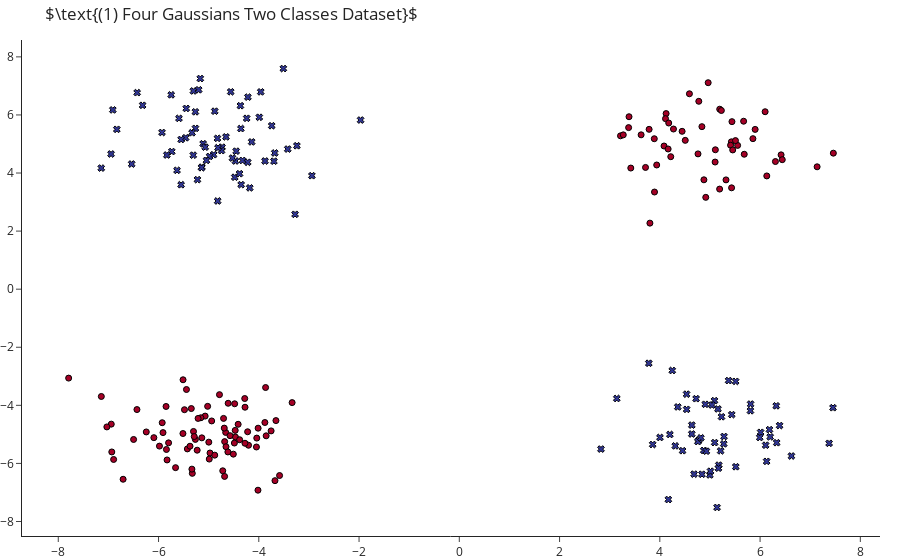

This figure's notebook cell:
### Markdown cell above
## Generate Data Scenario
To load the desired dataset call corresponding function

### Code cell
np.random.seed(1)
m = 250
symbols = np.array(["circle", "x"])

def triangle():
    x = np.random.uniform(low=-5, high=5, size=(m, 2))
    return (x, np.array(x[:,0] < x[:,1], dtype=np.int)), "Linear Separation"
    
def circular(radius=9):
    x = np.random.uniform(low=-5, high=5, size=(m, 2))
    return (x, np.array(x[:,0]**2 + x[:,1]**2 <= radius, dtype=np.int)), "Circle"

def rectangles():
    x = np.random.uniform(low=-5, high=5, size=(m, 2))
    return (x, np.array( ((-5 <= x[:,0]) & (x[:,0] <= 0) & (-4 <= x[:,1]) & (x[:, 1] <= 0)) |
                         ((1 <= x[:,0])  & (x[:,0] <= 5) & (-1 <= x[:,1]) & (x[:, 1] <= 4)), dtype=np.int)), \
    "Two Rectangles"

def gaussians(p=.5):
    mu, cov = np.array([[-2,-2], [2,1]]), np.array([[[.6, .4], [.4, .6]], [[1.4, -0.9], [-0.9, .6 ]]])
    
    x, y = [], []
    for _ in range(m):
        y.append(int(np.random.uniform() <= p))
        x.append(np.random.multivariate_normal(mu[y[-1]], cov[y[-1]]))
    return (np.array(x), np.array(y)), "Two Gaussians"


def gaussians_non_linear():
    mu = [np.array([-5,-5]), np.array([-5,5]), np.array([5,-5]), np.array([5,5])]
    
    x, y = [], []
    for _m in range(m):
        y.append(int(np.random.choice([0,1,2,3])))
        x.append(mu[y[-1]] + np.random.multivariate_normal([0,0], [[1,0],[0,1]]))
    
    y = np.array(y)   
    return (np.array(x), np.logical_or(y == 1, y == 2).astype(int)), "Four Gaussians Two Classes"

def moons():
    return make_moons(n_samples=m, noise=0.2, random_state=0), "Moons"


# To load different datasets replace `triangle()` with one of the other possible datasets
(X, y), title = gaussians_non_linear()
lims = np.array([X.min(axis=0), X.max(axis=0)]).T + np.array([-.2, .2])

go.Figure(data=[go.Scatter(x=X[:,0], y=X[:,1], mode="markers", showlegend=False,
                           marker=dict(color=y, symbol=symbols[y], line=dict(color="black", width=1),
                                       colorscale=[custom[0], custom[-1]]))], 
          layout=go.Layout(title= rf"$\text{{(1) {title} Dataset}}$")).show()

### Figure 1 — Plotly figure (JSON) as saved in the notebook; plotly's stock layout.template omitted (floating-point values rounded to 4 significant figures; data arrays with more than 128 entries replaced by an {"elided": "..."} marker saying what was removed)
{"data": [{"marker": {"color": {"elided": "250 int values"}, "colorscale": [[0, "rgb(165,0,38)"], [1, "rgb(49,54,149)"]], "line": {"color": "black", "width": 1}, "symbol": {"elided": "250 str values"}}, "mode": "markers", "showlegend": false, "type": "scatter", "x": {"elided": "250 float values"}, "y": {"elided": "250 float values"}}], "layout": {"title": {"text": "$\\text{(1) Four Gaussians Two Classes Dataset}$"}}}
